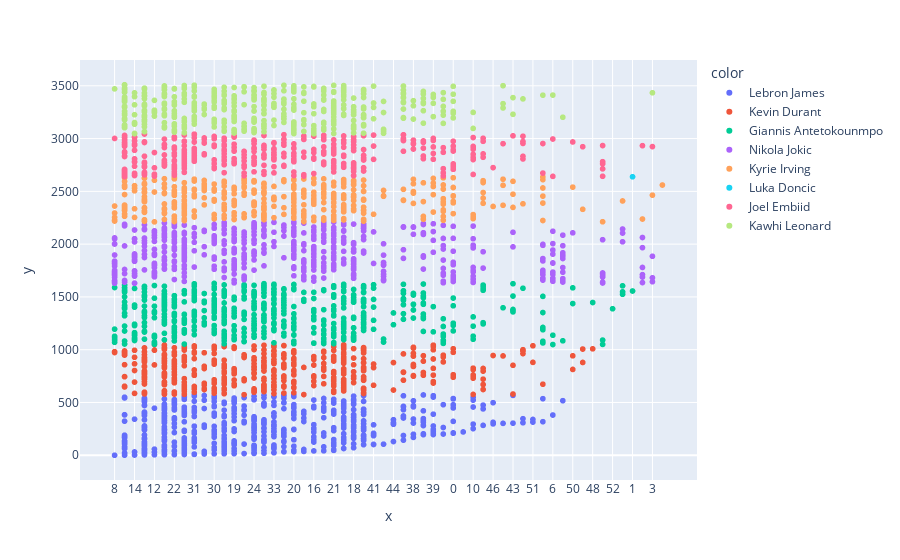

This figure's notebook cell:
### Code cell
import plotly.express as px
fig = px.scatter(x=df['points'],color = df['name'])
fig.show()

### Figure 1 — Plotly figure (JSON) as saved in the notebook; plotly's stock layout.template omitted (floating-point values rounded to 4 significant figures; data arrays with more than 128 entries replaced by an {"elided": "..."} marker saying what was removed)
{"data": [{"hovertemplate": "color=Lebron James<br>x=%{x}<br>y=%{y}<extra></extra>", "legendgroup": "Lebron James", "marker": {"color": "#636efa", "symbol": "circle"}, "mode": "markers", "name": "Lebron James", "showlegend": true, "x": {"elided": "574 str values"}, "xaxis": "x", "y": {"elided": "574 int values"}, "yaxis": "y", "type": "scattergl"}, {"hovertemplate": "color=Kevin Durant<br>x=%{x}<br>y=%{y}<extra></extra>", "legendgroup": "Kevin Durant", "marker": {"color": "#EF553B", "symbol": "circle"}, "mode": "markers", "name": "Kevin Durant", "showlegend": true, "x": {"elided": "475 str values"}, "xaxis": "x", "y": {"elided": "475 int values"}, "yaxis": "y", "type": "scattergl"}, {"hovertemplate": "color=Giannis Antetokounmpo<br>x=%{x}<br>y=%{y}<extra></extra>", "legendgroup": "Giannis Antetokounmpo", "marker": {"color": "#00cc96", "symbol": "circle"}, "mode": "markers", "name": "Giannis Antetokounmpo", "showlegend": true, "x": {"elided": "580 str values"}, "xaxis": "x", "y": {"elided": "580 int values"}, "yaxis": "y", "type": "scattergl"}, {"hovertemplate": "color=Nikola Jokic<br>x=%{x}<br>y=%{y}<extra></extra>", "legendgroup": "Nikola Jokic", "marker": {"color": "#ab63fa", "symbol": "circle"}, "mode": "markers", "name": "Nikola Jokic", "showlegend": true, "x": {"elided": "582 str values"}, "xaxis": "x", "y": {"elided": "582 int values"}, "yaxis": "y", "type": "scattergl"}, {"hovertemplate": "color=Kyrie Irving<br>x=%{x}<br>y=%{y}<extra></extra>", "legendgroup": "Kyrie Irving", "marker": {"color": "#FFA15A", "symbol": "circle"}, "mode": "markers", "name": "Kyrie Irving", "showlegend": true, "x": {"elided": "427 str values"}, "xaxis": "x", "y": {"elided": "427 int values"}, "yaxis": "y", "type": "scattergl"}, {"hovertemplate": "color=Luka Doncic<br>x=%{x}<br>y=%{y}<extra></extra>", "legendgroup": "Luka Doncic", "marker": {"color": "#19d3f3", "symbol": "circle"}, "mode": "markers", "name": "Luka Doncic", "showlegend": true, "x": ["1"], "xaxis": "x", "y": [2638], "yaxis": "y", "type": "scattergl"}, {"hovertemplate": "color=Joel Embiid<br>x=%{x}<br>y=%{y}<extra></extra>", "legendgroup": "Joel Embiid", "marker": {"color": "#FF6692", "symbol": "circle"}, "mode": "markers", "name": "Joel Embiid", "showlegend": true, "x": {"elided": "406 str values"}, "xaxis": "x", "y": {"elided": "406 int values"}, "yaxis": "y", "type": "scattergl"}, {"hovertemplate": "color=Kawhi Leonard<br>x=%{x}<br>y=%{y}<extra></extra>", "legendgroup": "Kawhi Leonard", "marker": {"color": "#B6E880", "symbol": "circle"}, "mode": "markers", "name": "Kawhi Leonard", "showlegend": true, "x": {"elided": "466 str values"}, "xaxis": "x", "y": {"elided": "466 int values"}, "yaxis": "y", "type": "scattergl"}], "layout": {"xaxis": {"anchor": "y", "domain": [0, 1], "title": {"text": "x"}}, "yaxis": {"anchor": "x", "domain": [0, 1], "title": {"text": "y"}}, "legend": {"title": {"text": "color"}, "tracegroupgap": 0}, "margin": {"t": 60}}}
